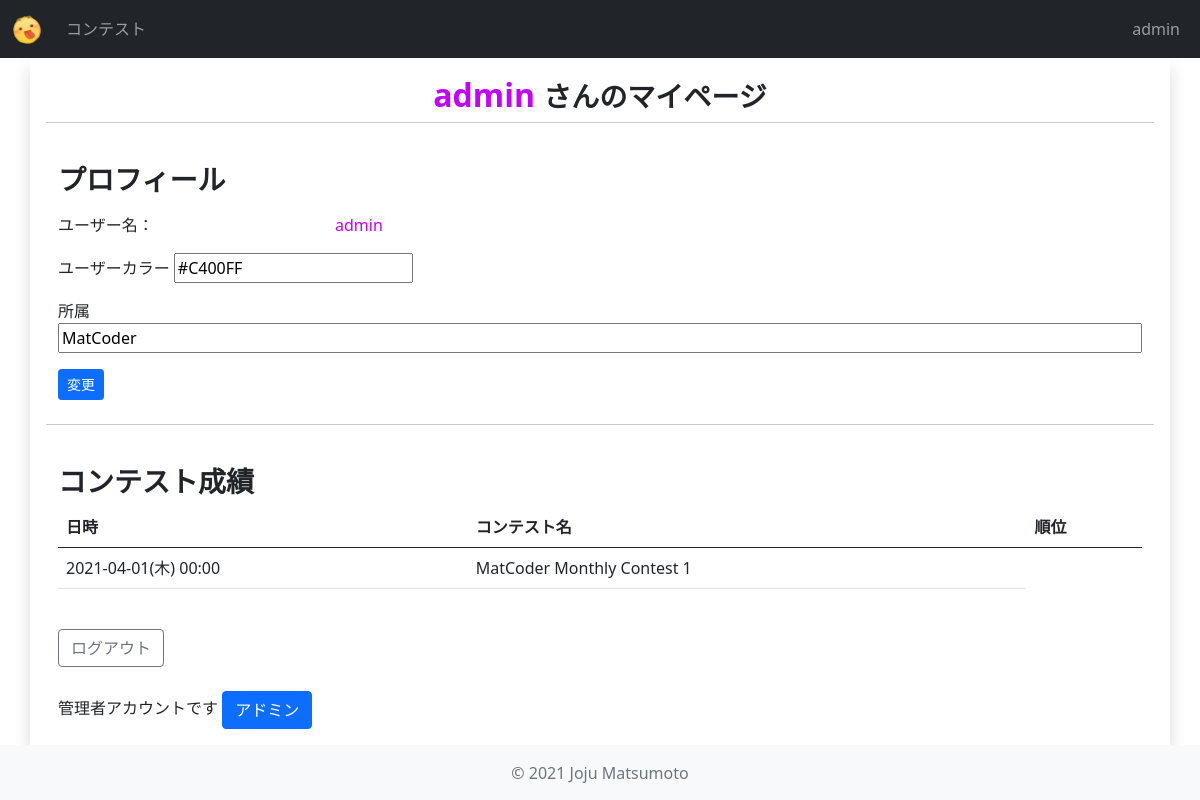
The page /contests/my_page/ (signed in) on the database as committed earlier.
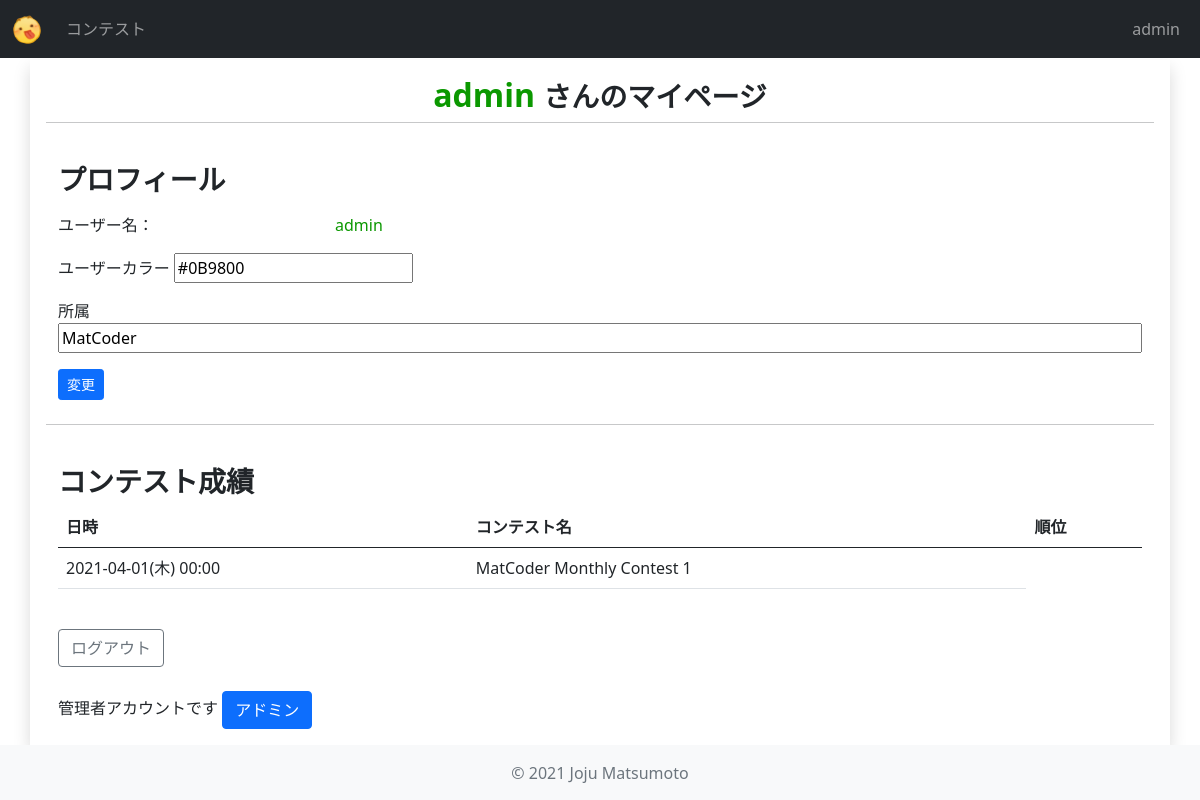
The same page on the database as committed later.
### users/models.py (models this page shows)
class User(AbstractUser):
    objects = UserManager()
    def get_colored_username(self):
        try:
            user_profile = UserProfile.objects.get(user=self)
        except:
            return self.username
        return "<span style='color: {};'>{}</span>".format(user_profile.color, self.username)

### contests/models.py (models this page shows, shortened)
class UserProfile(models.Model):
    user = models.OneToOneField(
        settings.AUTH_USER_MODEL,
        on_delete=models.CASCADE,
        verbose_name="ユーザー",
    )
    color = ColorField(
        default="#000000",
        verbose_name="カラー",
    )
    organization = models.CharField(
        verbose_name="所属",
        max_length=200,
        blank=True,
        null=True,
    )

### contests/views.py (the view, shortened to what this page needs)
class MyPageView(View):
    def get(self, request):
        context = {}
        if request.user.is_authenticated:
            context["contest_scores"] = models.ContestScore.objects.filter(user=request.user).order_by("-contest__start_date")
            try:
                user_profile = models.UserProfile.objects.get(user=request.user)
            except:
                user_profile = models.UserProfile.objects.create(user=request.user)
            context["user_profile"] = user_profile
            form = forms.UserProfileForm(instance=user_profile)
            context["form"] = form
        return render(request, "contests/my_page.html", context)

### contests/forms.py
class UserProfileForm(forms.ModelForm):
    class Meta:
        model = models.UserProfile
        fields = ["color", "organization"]
        labels = {
            "color": "ユーザーカラー",
            "oorganization": "所属",
        }
        widgets = {
            "color": ColorWidget,
        }
    def __init__(self, *args, **kwargs):
        super().__init__(*args, **kwargs)
        self.fields["color"].widget.attrs["cols"] = "7"
        self.fields["organization"].widget.attrs["style"] = "width: 100%;"

### contests/models.py (called while the page is built)
    def is_past_contest(self) -> bool:
        now = timezone.now()
        return self.end_date < now

    def get_start_time_str(self) -> str:
        return utils.datetime_str(self.start_date)

### contests/utils.py (called while the page is built)
def datetime_str(dt: datetime.datetime) -> str:
    dt = localtime(dt)
    return "{}({}) {}".format(
        dt.strftime("%Y-%m-%d"),
        day_of_week_to_japanese[dt.strftime("%a")],
        dt.strftime("%H:%M")
    )

### contests/templates/contests/my_page.html (shortened to what this page needs)
{% extends 'base.html' %}
{% block content %}
<div class="row p-3">
    {% if user.is_authenticated %}
        <div class="col-sm-12 text-center">
            <h2>
                {{user.get_colored_username|safe}}
                <small>さんのマイページ</small>
            </h2>
        </div>
        <hr>
        <div class="col-sm-12 mt-4">
            <h3>プロフィール</h3>
            <div class="row mt-3">
                <div class="col-sm-3">ユーザー名：</div>
                <div class="col-sm-4 mb-3">
                    {{user.get_colored_username|safe}}
                </div>
            </div>
            <div class="row">
                <form action="" method="post">{% comment %} ユーザーカラーの変更フォーム {% endcomment %}
                    <div class="col-sm mb-3">
                        {{form.color.label}}
                        {{form.color}}
                    </div>
                    <div class="col-sm-12 mb-3">
                        {{form.organization.label}}
                        {{form.organization}}
                    </div>
                    <div class="col-sm-2 mb-4">
                        <button class="btn btn-primary btn-sm">変更</button>
                    </div>
                </form>
            </div>
        </div>
        <hr>
        <div class="col-sm-12 mt-4">
            <h3>コンテスト成績</h3>
            <table class="table">
                <thead>
                    <tr>
                        <th>日時</th>
                        <th>コンテスト名</th>
                        <th>順位</th>
                    </tr>
                </thead>
                <tbody>
                    {% for contest_score in contest_scores %}
                        {% if contest_score.contest.is_past_contest %}
                            <tr>
                                <td>{{contest_score.contest.get_start_time_str}}</td>
                                <td>{{contest_score.contest.title}}</td>
                            </tr>
                        {% endif %}
                    {% endfor %}
                </tbody>
            </table>
        </div>
        <div class="col-sm-12 mt-4">
            <a class="btn btn-outline-secondary" href="{% url 'users:logout' %}">ログアウト</a>
        </div>
        {% if user.is_superuser %}
            <div class="col-sm-12 mt-4">
                管理者アカウントです
                <a class="btn btn-primary" href="{% url 'admin:index' %}">アドミン</a>
            </div>
        {% endif %}
    {% endif %}
</div>
{% endblock content %}

### templates/components/top_bar.html (shortened to what this page needs)
{% load static %}
{% block header %}
<header>
    <nav class="navbar navbar-expand-sm fixed-top navbar-dark bg-dark">
        <div class="container-fluid">
            <a class="navbar-brand" href="{% url 'contests:index' %}">
                <img id="img_logo" src="{% static 'images/logo.png' %}" alt="MatCoder">
            </a>
            <div class="collapse navbar-collapse" id="nav_toggle">
                <ul class="navbar-nav me-auto mb-lg-0">
                    <li class="nav-item active">
                        <a class="nav-link" href="{% url 'contests:index' %}">コンテスト</a>
                    </li>
                </ul>
                <div class="d-flex navbar-nav me-0 mb-lg-0">
                    {% if user.is_authenticated %}
                        <li class="nav-item">
                            <a class="nav-link" href="{% url 'users:index' %}">{{user.username}}</a>
                        </li>
                    {% endif %}
                </div>
            </div>
        </div>
    </nav>
</header>
{% endblock header %}

Rows that differ between the two databases and show on the page:
changed UserProfile "MatCoder": color "#C400FF" → "#0B9800"
